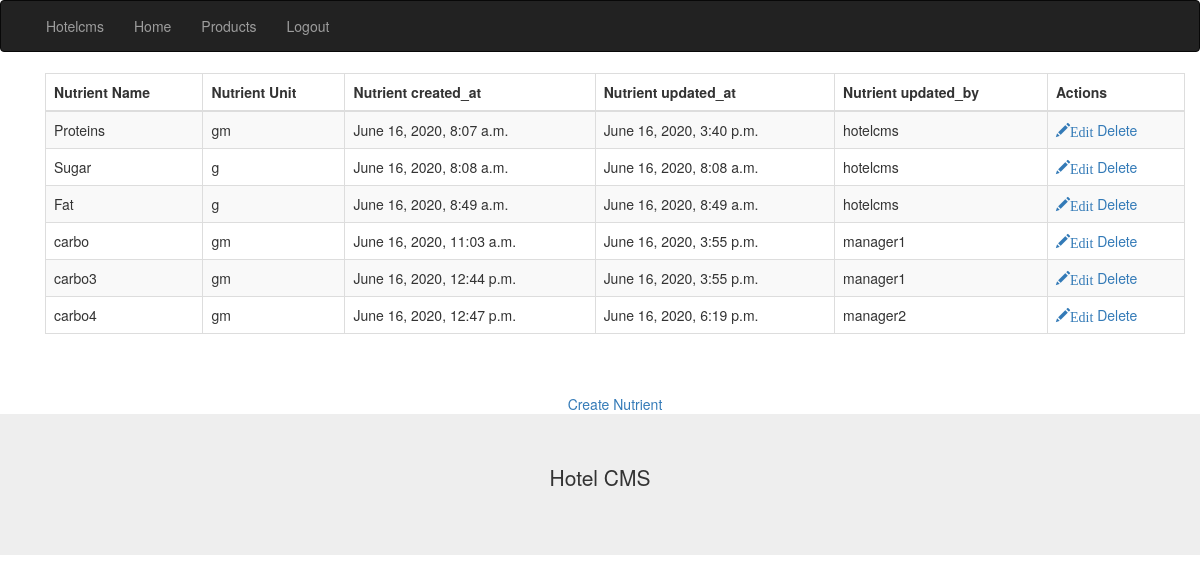
Page /hotel/nutrients_list (signed in) on the committed database.
### hotel/models.py (models this page shows, shortened)
class Nutrient(models.Model):
    nutrient_name = models.CharField(max_length=50, unique = True)
    nutrient_unit = models.CharField(max_length=10)
    created_at = models.DateTimeField(auto_now_add=True)
    updated_at = models.DateTimeField(auto_now=True)
    updated_by = models.ForeignKey(settings.AUTH_USER_MODEL, on_delete=models.SET_NULL, null=True, blank=True)

### hotel/views.py (the view)
# urls.py: path('nutrients_list',views.nutrients_list, name= "nutrients_list"),
def nutrients_list(request):
    nutrients = Nutrient.objects.all()
    return render(request, "hotel/nutrients_list.html", {'nutrients': nutrients})

### hotel/templates/hotel/nutrients_list.html
{% extends 'hotel/header.html' %}
{% block content %}
  <div class="container">
    <table class="table table-striped table-bordered table-sm">
    <thead class="thead-dark">
    <tr>
        <th>Nutrient Name</th>
        <th>Nutrient Unit</th>
        <th>Nutrient created_at</th>
        <th>Nutrient updated_at</th>
        <th>Nutrient updated_by</th>
        <th>Actions</th>
    </tr>
    </thead>
    <tbody>
    {% for nutrie in nutrients %}
      <tr>
        <td>{{ nutrie.nutrient_name }}</td>
        <td>{{ nutrie.nutrient_unit }}</td>
        <td>{{ nutrie.created_at }}</td>
        <td>{{ nutrie.updated_at }}</td>
        <td>{{ nutrie.updated_by }}</td>
          <td>
              <a href="{% url 'hotel:nutrient_edit' nutrie.id %}"><span class="glyphicon glyphicon-pencil" >Edit</span></a>
              <a href="/hotel/nutrient/delete/{{ nutrie.id }}">Delete</a>
          </td>
      </tr>
    {% endfor %}
    </tbody>
</table>
<br>
<br>
<center><a href="/hotel/nutrient/create">Create Nutrient</a></center>
  </div>
{% endblock %}

### hotel/templates/hotel/header.html (shortened to what this page needs)
<!DOCTYPE html>
<html lang="en">
<head>
  <link rel="stylesheet" href="https://maxcdn.bootstrapcdn.com/bootstrap/3.4.1/css/bootstrap.min.css">
  {% load static %}
  <link rel="stylesheet" type="text/css" href="{% static 'hotel/style.css' %}">
</head>
<body>
<nav class="navbar navbar-inverse">
  <div class="container-fluid">
    <div class="collapse navbar-collapse" id="myNavbar">
      <ul class="nav navbar-nav">
        {% if user.is_authenticated %}
          <li><a href=#>{{user.username|title}}</a></li>
        {% endif %}
        <li><a href="/">Home</a></li>
        <li><a href="/">Products</a></li>
        {% if user.is_authenticated %}
          <li><a href="/hotel/logout">Logout</a></li>
        {% else %}
          <li><a href="/hotel/login">Login</a></li>
          <li><a href="/hotel/sign_up">SignUp</a></li>
        {% endif %}
      </ul>
    </div>
  </div>
</nav>
<div class="container">
  <div class="row">
    <div class="col-sm-4">
    </div>
  </div>
  {% block content %}
  {% endblock %}
</div>
<div class="jumbotron text-center" style="margin-bottom:0">
  <p>Hotel CMS</p>
</div>
</body>
</html>

### rows in the picture
Nutrient: nutrient_name "Proteins", nutrient_unit "gm", created_at "June 16, 2020, 8:07 a.m.", updated_at "June 16, 2020, 3:40 p.m.", updated_by "hotelcms"
Nutrient: nutrient_name "Sugar", nutrient_unit "g", created_at "June 16, 2020, 8:08 a.m.", updated_at "June 16, 2020, 8:08 a.m.", updated_by "hotelcms"
Nutrient: nutrient_name "Fat", nutrient_unit "g", created_at "June 16, 2020, 8:49 a.m.", updated_at "June 16, 2020, 8:49 a.m.", updated_by "hotelcms"
Nutrient: nutrient_name "carbo", nutrient_unit "gm", created_at "June 16, 2020, 11:03 a.m.", updated_at "June 16, 2020, 3:55 p.m.", updated_by "manager1"
Nutrient: nutrient_name "carbo3", nutrient_unit "gm", created_at "June 16, 2020, 12:44 p.m.", updated_at "June 16, 2020, 3:55 p.m.", updated_by "manager1"
Nutrient: nutrient_name "carbo4", nutrient_unit "gm", created_at "June 16, 2020, 12:47 p.m.", updated_at "June 16, 2020, 6:19 p.m.", updated_by "manager2"

### other values in the picture
{{ user.username|title }} "Hotelcms"
